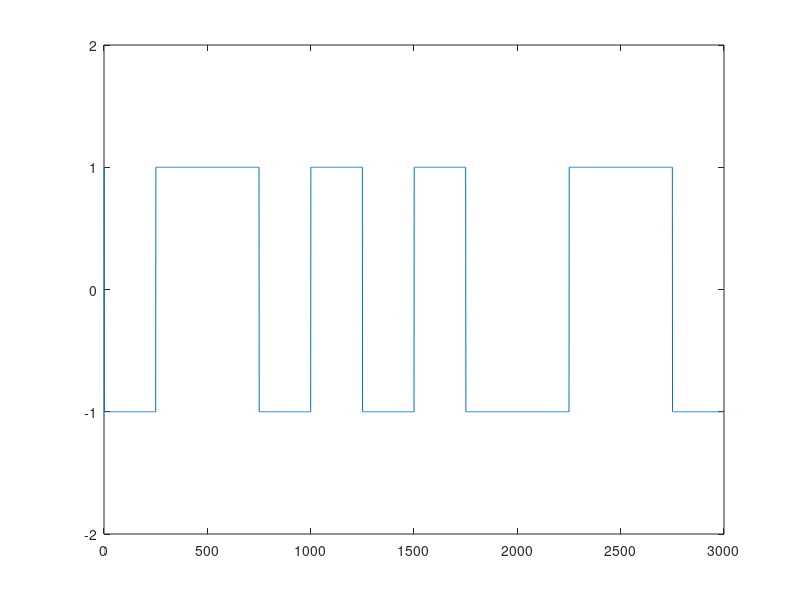

The MATLAB source for this figure:
clc; clear; close;

x = [0 1 0 0 1 1];
xx = zeros(1,length(x)*500);

v = 1;
for i=1:length(x)
    if x(i)==0
        v=v*-1;
    end
    for j=1:250
        xx((i-1)*500+j) = v;
    end
    v = v*-1;
    for j=251:500
        xx((i-1)*500+j) = v;
    end
end

xx(1)=1;

plot(xx);
ylim([-2,2]);
    